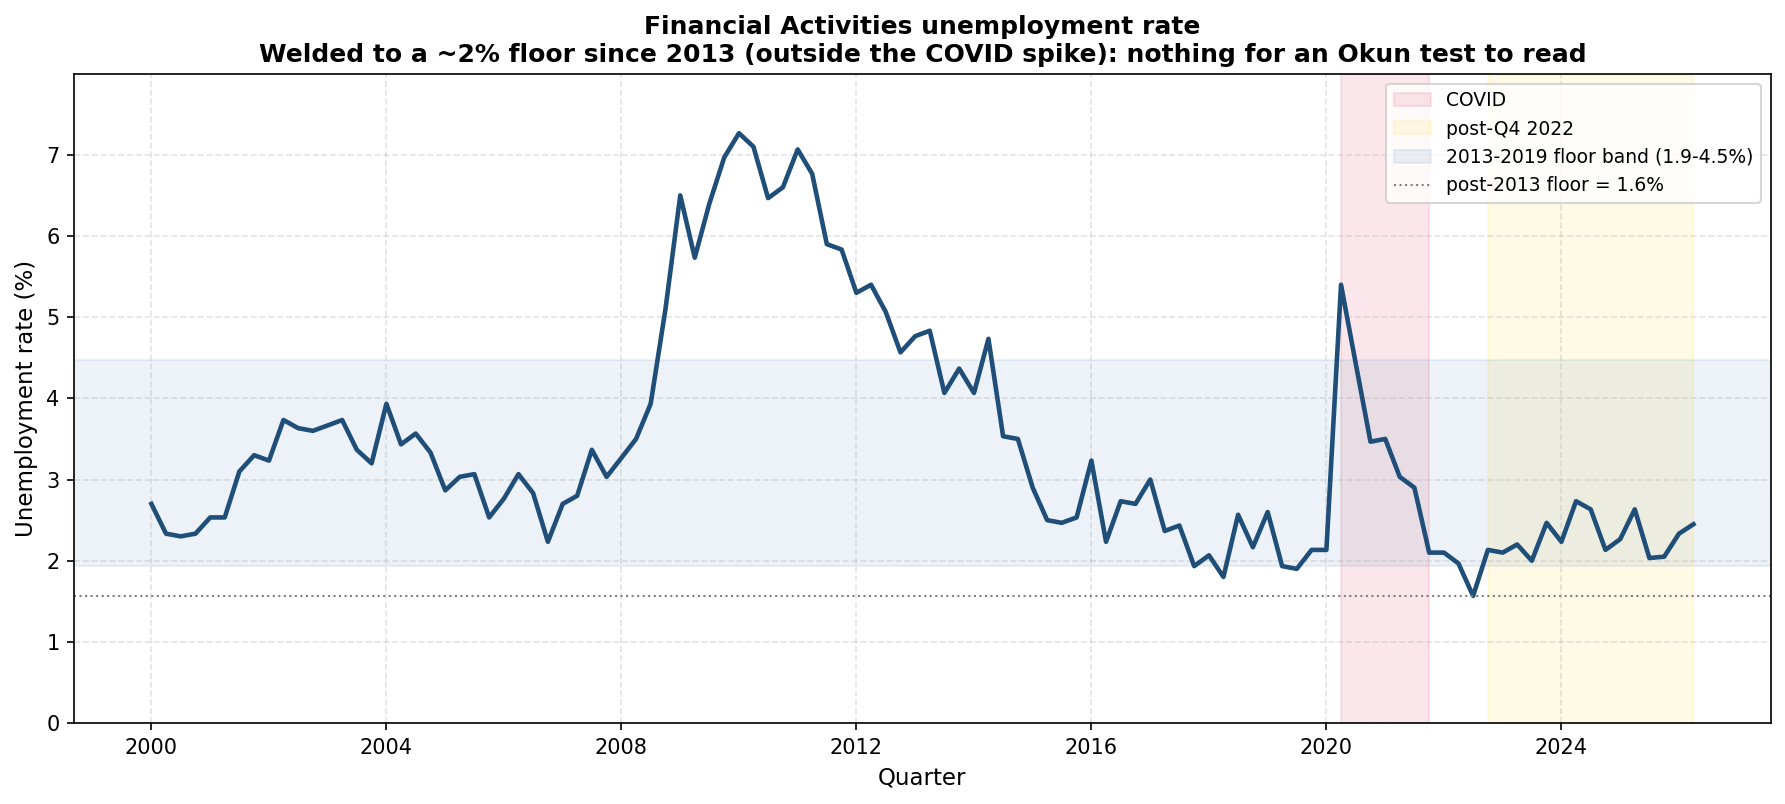

The Python source for this figure:
"""
finance_unemployment.py
Financial Activities unemployment rate, on its own.

This is the plain picture that motivates the whole finance sub-analysis: the
unemployment rate is pinned near its floor and barely moves, which is exactly
why an unemployment-based Okun test cannot see anything happening in Finance
and why the employment-elasticity chart exists alongside it.

Reads from ../FRED-Data/. Writes finance_unemployment.png.
"""

import os
import numpy as np
import pandas as pd
import matplotlib
matplotlib.use("Agg")
import matplotlib.pyplot as plt

HERE     = os.path.dirname(os.path.abspath(__file__))
DATA_DIR = os.path.join(HERE, "..", "FRED-Data") + os.sep
COVID    = (pd.Timestamp("2020-04-01"), pd.Timestamp("2021-10-01"))
AI_CUT   = pd.Timestamp("2022-10-01")


def load(filename, label):
    df = pd.read_csv(os.path.join(DATA_DIR, filename))
    df.columns = [c.strip() for c in df.columns]
    df[df.columns[0]] = pd.to_datetime(df[df.columns[0]])
    df = df.set_index(df.columns[0])
    df[df.columns[0]] = pd.to_numeric(df[df.columns[0]], errors="coerce")
    return df.iloc[:, 0].rename(label)


u = load("financial_activities_unemployment_rate_LNU04032238.csv", "u").resample("QS").mean().dropna()

# floor reference: the low, stable band it sits in outside recessions
floor_band = u[(u.index >= "2013-01-01") & (u.index < "2020-01-01")]
lo, hi = floor_band.quantile(0.10), floor_band.quantile(0.90)

fig, ax = plt.subplots(figsize=(12, 5.5))
ax.axvspan(*COVID, color="crimson", alpha=0.10, label="COVID")
ax.axvspan(AI_CUT, u.index[-1], color="gold", alpha=0.10, label="post-Q4 2022")
ax.axhspan(lo, hi, color="steelblue", alpha=0.10, label=f"2013-2019 floor band ({lo:.1f}-{hi:.1f}%)")
ax.plot(u.index, u.values, color="#1f4e79", linewidth=2.2)
ax.axhline(u[u.index >= "2013-01-01"].min(), color="gray", linewidth=1.0, linestyle=":",
           label=f"post-2013 floor = {u[u.index>='2013-01-01'].min():.1f}%")

ax.set_ylabel("Unemployment rate (%)", fontsize=11)
ax.set_xlabel("Quarter", fontsize=11)
ax.set_title("Financial Activities unemployment rate\n"
             "Welded to a ~2% floor since 2013 (outside the COVID spike): nothing for an Okun test to read",
             fontsize=12, fontweight="bold")
ax.set_ylim(0, max(u.max() * 1.1, 6))
ax.legend(fontsize=9, loc="upper right")
ax.grid(True, linestyle="--", alpha=0.35)
plt.tight_layout()
plt.savefig(os.path.join(HERE, "finance_unemployment.png"), dpi=150, bbox_inches="tight")

print("Financial Activities unemployment rate")
print(f"  2013-2019 mean: {floor_band.mean():.2f}%   std: {floor_band.std():.2f}")
print(f"  2023-2025 mean: {u[u.index>='2023-01-01'].mean():.2f}%   std: {u[u.index>='2023-01-01'].std():.2f}")
covid_peak = u[(u.index >= COVID[0]) & (u.index <= COVID[1])].max()
print(f"  COVID-window peak: {covid_peak:.2f}%   (series peak {u.max():.2f}% was the 2010 recession)")
print("Chart saved: finance_unemployment.png")
